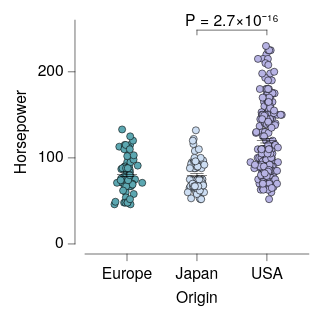

Vega-Lite specification for this chart:
### Vega-Lite specification from a JSON file in a GitHub repository (floating-point values rounded to 4 significant figures; data arrays with more than 128 entries replaced by an {"elided": "..."} marker saying what was removed)
{"background": null, "config": {"arc": {"fill": "#DBDBDB", "fillOpacity": 1.0, "innerRadius": 25.0, "padAngle": 0.03, "stroke": "black", "strokeOpacity": 1, "strokeWidth": 0.25}, "area": {"fill": "#DBDBDB", "fillOpacity": 1.0, "stroke": "black", "strokeOpacity": 1, "strokeWidth": 0.25}, "axis": {"domain": true, "domainCap": "round", "domainColor": "black", "domainWidth": 0.25, "grid": false, "gridCap": "round", "gridColor": "#F1F1F1", "gridDash": [0, 0], "gridOpacity": 1.0, "gridWidth": 0.25, "labelColor": "black", "labelFont": "Helvetica Neue, HelveticaNeue, Helvetica, Arial, sans-serif", "labelFontSize": 7, "labelFontStyle": "normal", "labelFontWeight": 400, "offset": 4.5, "ticks": true, "tickCap": "round", "tickColor": "black", "tickRound": false, "tickSize": 3, "tickWidth": 0.25, "titleColor": "black", "titleFont": "Helvetica Neue, HelveticaNeue, Helvetica, Arial, sans-serif", "titleFontSize": 7, "titleFontStyle": "normal", "titleFontWeight": 400}, "axisX": {"domain": true, "labelAlign": "center", "labelAngle": 0, "labels": true, "ticks": true, "translate": 0}, "axisY": {"domain": true, "labelAlign": "right", "labelAngle": 0, "labels": true, "ticks": true, "translate": 0}, "axisRight": {"domain": true, "labelAlign": "left", "labelAngle": 0, "labels": true, "ticks": true, "translate": 0}, "axisTop": {"domain": true, "labelAlign": "center", "labelAngle": 0, "labels": true, "ticks": true, "translate": 0}, "axisBand": {"tickOffset": 0}, "bar": {"fill": "#DBDBDB", "fillOpacity": 1.0, "stroke": "black", "strokeOpacity": 1, "strokeWidth": 0.25}, "boxplot": {"size": 9.0, "ticks": {"cornerRadius": 0.25, "fill": "black", "opacity": 1, "size": 4.5, "thickness": 0.25}, "box": {"fillOpacity": 1.0, "stroke": "black", "strokeOpacity": 1, "strokeWidth": 0.25}, "median": {"cornerRadius": 0, "fill": "black", "fillOpacity": 1.0, "opacity": 1, "size": 9.0, "thickness": 0.25}, "rule": {"fill": "black", "fillOpacity": 1.0, "size": 10.0, "stroke": "black", "strokeDash": [0, 0], "strokeOpacity": 1, "strokeWidth": 0.25}, "outliers": {"color": "black", "fill": "black", "fillOpacity": 1.0, "size": 0, "stroke": "black", "strokeOpacity": 1, "strokeWidth": 0.25}}, "circle": {"fill": "black", "fillOpacity": 1.0, "size": 1.25, "stroke": null, "strokeOpacity": 1, "strokeWidth": 0.25}, "errorband": {"band": {"fillOpacity": 0.6, "stroke": null, "strokeWidth": 0.25, "strokeOpacity": 1}, "borders": {"opacity": 0, "strokeOpacity": 0.25, "strokeWidth": 1}}, "errorbar": {"opacity": 1, "rule": {"strokeDash": [0, 0], "strokeWidth": 0.25}, "ticks": {"color": "black", "cornerRadius": 0.125, "opacity": 1, "size": 6.0, "thickness": 0.25}, "thickness": 0.25}, "font": "Helvetica Neue, HelveticaNeue, Helvetica, Arial, sans-serif", "geoshape": {"fill": "#DBDBDB", "fillOpacity": 1.0, "stroke": "black", "strokeOpacity": 1, "strokeWidth": 0.25}, "header": {"labelColor": "black", "labelFont": "Helvetica Neue, HelveticaNeue, Helvetica, Arial, sans-serif", "labelFontSize": 7, "labelFontStyle": "normal", "labelFontWeight": 400, "titleColor": "black", "titleFont": "Helvetica Neue, HelveticaNeue, Helvetica, Arial, sans-serif", "titleFontSize": 7, "titleFontStyle": "normal", "titleFontWeight": 400, "titlePadding": 0}, "legend": {"disable": false, "offset": 4.5, "titlePadding": 4, "labelOffset": 2, "gradientLabelOffset": 2, "gradientLength": 50.0, "gradientThickness": 5.0, "gradientOpacity": 1.0, "gradientStrokeColor": "black", "gradientStrokeWidth": 0.25, "labelColor": "black", "labelFont": "Helvetica Neue, HelveticaNeue, Helvetica, Arial, sans-serif", "labelFontSize": 7, "labelFontStyle": "normal", "labelFontWeight": 400, "strokeColor": "black", "strokeWidth": 0, "symbolSize": 42, "symbolStrokeColor": "black", "symbolStrokeWidth": 0.25, "titleColor": "black", "titleFont": "Helvetica Neue, HelveticaNeue, Helvetica, Arial, sans-serif", "titleFontSize": 7, "titleFontStyle": "normal", "titleFontWeight": 400}, "line": {"color": "black", "stroke": "black", "strokeCap": "round", "strokeDash": [0, 0], "strokeOpacity": 1, "strokeWidth": 0.375}, "point": {"filled": true, "fill": "#DBDBDB", "fillOpacity": 1.0, "size": 5.0, "stroke": "black", "strokeOpacity": 1, "strokeWidth": 0.25}, "range": {"category": ["#5CA7B1", "#CDDEF3", "#B7B3E4", "#B3DAB5", "#F5E1B3", "#3D727B", "#8AA8D2", "#867DAC", "#80A988", "#CBB17A", "#204148", "#59719A", "#584C77", "#507B5F", "#9D824D"], "diverging": {"scheme": ["#C35082", "#CE6D94", "#D989A7", "#E2A4BA", "#EABFCE", "#F1DBE2", "#F6F6F6", "#D7E0EB", "#B9CBE0", "#9BB6D5", "#7DA1C9", "#5F8CBD", "#4177B1"]}, "heatmap": {"scheme": ["#32022B", "#43044D", "#4C196E", "#4D338C", "#484DA6", "#3A68BB", "#1D83CA", "#1D9CCB", "#23B5C9", "#28CDC5", "#4DE0B4", "#91EE9F"]}, "ordinal": {"scheme": ["#F1F1F1", "#DBDBDB", "#C6C6C6", "#B2B2B2", "#9D9D9D", "#898989", "#767676", "#636363", "#515151", "#404040", "#2F2F2F", "#1F1F1F"]}, "ramp": {"scheme": ["#32022B", "#43044D", "#4C196E", "#4D338C", "#484DA6", "#3A68BB", "#1D83CA", "#1D9CCB", "#23B5C9", "#28CDC5", "#4DE0B4", "#91EE9F"]}}, "rule": {"color": "black", "stroke": "black", "strokeCap": "round", "strokeDash": [2, 2], "strokeOpacity": 1, "strokeWidth": 0.25}, "scale": {"bandPaddingInner": 0.1, "bandPaddingOuter": 0.1, "round": false}, "rect": {"fill": "#DBDBDB", "fillOpacity": 1.0, "stroke": "black", "strokeOpacity": 1, "strokeWidth": 0.25}, "square": {"fill": "#DBDBDB", "fillOpacity": 1.0, "size": 10.0, "stroke": "black", "strokeOpacity": 1, "strokeWidth": 0.25}, "text": {"color": "black", "font": "Helvetica Neue, HelveticaNeue, Helvetica, Arial, sans-serif", "fontSize": 7, "fontStyle": "normal", "fontWeight": 400}, "tick": {"color": "black", "cornerRadius": 0.125, "opacity": 1.0, "size": 9.0, "thickness": 0.25}, "title": {"anchor": "middle", "frame": "group", "color": "black", "font": "Helvetica Neue, HelveticaNeue, Helvetica, Arial, sans-serif", "fontSize": 7, "fontStyle": "normal", "fontWeight": 400, "subtitleColor": "black", "subtitleFont": "Helvetica Neue, HelveticaNeue, Helvetica, Arial, sans-serif", "subtitleFontSize": "Helvetica Neue, HelveticaNeue, Helvetica, Arial, sans-serif", "subtitleFontStyle": "normal", "subtitleFontWeight": 400}, "trail": {"color": "black", "opacity": 1, "size": 0.375}, "view": {"continuousWidth": 100, "continuousHeight": 100, "discreteWidth": 100, "discreteHeight": 100, "fill": null, "stroke": null, "strokeWidth": 0.25}}, "layer": [{"data": {"name": "data-53eecb024a78fdc2be808dcfdc3af7a2"}, "mark": {"type": "circle", "opacity": 1.0, "size": 10.0, "stroke": "black", "strokeOpacity": 1, "strokeWidth": 0.25}, "encoding": {"color": {"field": "Origin", "legend": null, "scale": {"domain": ["Europe", "Japan", "USA"]}, "sort": ["Europe", "Japan", "USA"], "title": null, "type": "nominal"}, "x": {"axis": {}, "field": "Origin", "scale": {"domain": ["Europe", "Japan", "USA"]}, "sort": ["Europe", "Japan", "USA"], "title": "Origin", "type": "nominal"}, "xOffset": {"field": "jitter_x", "scale": {"domain": [-7.33, 7.33], "range": [5.17, 19.83]}, "type": "quantitative"}, "y": {"field": "Horsepower", "title": "Horsepower", "type": "quantitative"}}}, {"data": {"name": "data-6c4882663eaca411296217af4f5e04f9"}, "mark": {"type": "errorbar"}, "encoding": {"x": {"axis": {}, "field": "Origin", "scale": {"domain": ["Europe", "Japan", "USA"]}, "sort": ["Europe", "Japan", "USA"], "title": "Origin", "type": "nominal"}, "y": {"field": "__mean", "title": "Horsepower", "type": "quantitative"}, "yError": {"field": "__error"}}}, {"data": {"name": "data-6c4882663eaca411296217af4f5e04f9"}, "mark": {"type": "tick"}, "encoding": {"x": {"axis": {}, "field": "Origin", "scale": {"domain": ["Europe", "Japan", "USA"]}, "sort": ["Europe", "Japan", "USA"], "title": "Origin", "type": "nominal"}, "y": {"field": "__mean", "title": "Horsepower", "type": "quantitative"}}}, {"layer": [{"layer": [{"data": {"values": [{"x": "USA", "x2": "Japan", "y": 248.4, "__dysonsphere__": 1}]}, "mark": {"type": "rule", "strokeCap": "round", "strokeDash": [0, 0], "strokeWidth": 0.25}, "encoding": {"x": {"field": "x", "type": "nominal"}, "x2": {"field": "x2"}, "y": {"field": "y", "type": "quantitative"}}}, {"data": {"values": [{"x": "USA", "y": 248.4, "y2": 242.9, "__dysonsphere__": 1}]}, "mark": {"type": "rule", "strokeCap": "round", "strokeDash": [0, 0], "strokeWidth": 0.25}, "encoding": {"x": {"field": "x", "type": "nominal"}, "y": {"field": "y", "type": "quantitative"}, "y2": {"field": "y2"}}}, {"data": {"values": [{"x": "Japan", "y": 248.4, "y2": 242.9, "__dysonsphere__": 1}]}, "mark": {"type": "rule", "strokeCap": "round", "strokeDash": [0, 0], "strokeWidth": 0.25}, "encoding": {"x": {"field": "x", "type": "nominal"}, "y": {"field": "y", "type": "quantitative"}, "y2": {"field": "y2"}}}, {"data": {"values": [{"y": 248.4, "label": "P = 2.7×10⁻¹⁶", "__dysonsphere__": 1}]}, "mark": {"type": "text", "align": "center", "dy": -4, "fontSize": 7}, "encoding": {"text": {"field": "label", "type": "nominal"}, "x": {"value": 65.62}, "y": {"field": "y", "type": "quantitative"}}}]}], "name": "__dysonsphere_906c71d739e1552c_9"}], "$schema": "https://vega.github.io/schema/vega-lite/v6.4.1.json", "datasets": {"data-53eecb024a78fdc2be808dcfdc3af7a2": {"elided": "400 records"}, "data-6c4882663eaca411296217af4f5e04f9": [{"Origin": "USA", "__mean": 119.9, "__error": 2.529, "__dysonsphere__": 1}, {"Origin": "Europe", "__mean": 81.0, "__error": 2.47, "__dysonsphere__": 1}, {"Origin": "Japan", "__mean": 79.84, "__error": 2.005, "__dysonsphere__": 1}]}}
